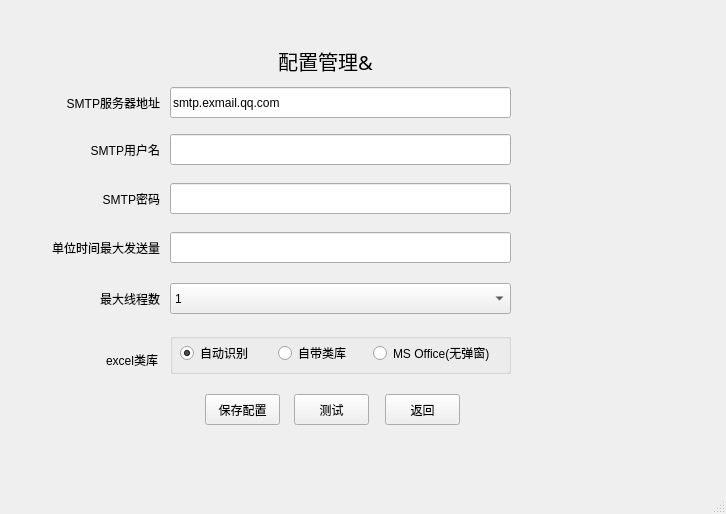
<?xml version="1.0" encoding="UTF-8"?>
<ui version="4.0">
 <class>ConfigSetting</class>
 <widget class="QMainWindow" name="ConfigSetting">
  <property name="geometry">
   <rect>
    <x>0</x>
    <y>0</y>
    <width>726</width>
    <height>514</height>
   </rect>
  </property>
  <property name="windowTitle">
   <string>配置管理</string>
  </property>
  <widget class="QWidget" name="centralwidget">
   <widget class="QPushButton" name="submitPushButton">
    <property name="geometry">
     <rect>
      <x>205</x>
      <y>394</y>
      <width>75</width>
      <height>31</height>
     </rect>
    </property>
    <property name="text">
     <string>保存配置</string>
    </property>
   </widget>
   <widget class="QLabel" name="titleLabel">
    <property name="geometry">
     <rect>
      <x>170</x>
      <y>40</y>
      <width>311</width>
      <height>41</height>
     </rect>
    </property>
    <property name="font">
     <font>
      <family>Microsoft YaHei</family>
      <pointsize>15</pointsize>
      <weight>50</weight>
      <italic>false</italic>
      <bold>false</bold>
     </font>
    </property>
    <property name="text">
     <string>配置管理&amp;</string>
    </property>
    <property name="alignment">
     <set>Qt::AlignCenter</set>
    </property>
   </widget>
   <widget class="QLabel" name="logoLabel">
    <property name="geometry">
     <rect>
      <x>80</x>
      <y>30</y>
      <width>81</width>
      <height>41</height>
     </rect>
    </property>
    <property name="styleSheet">
     <string notr="true">image: url(:/images/DDMC.PNG);</string>
    </property>
    <property name="text">
     <string/>
    </property>
   </widget>
   <widget class="QLabel" name="selectFileLabel">
    <property name="geometry">
     <rect>
      <x>39</x>
      <y>87</y>
      <width>121</width>
      <height>31</height>
     </rect>
    </property>
    <property name="text">
     <string>SMTP服务器地址</string>
    </property>
    <property name="alignment">
     <set>Qt::AlignRight|Qt::AlignTrailing|Qt::AlignVCenter</set>
    </property>
   </widget>
   <widget class="QLineEdit" name="serverLineEdit">
    <property name="geometry">
     <rect>
      <x>170</x>
      <y>87</y>
      <width>341</width>
      <height>31</height>
     </rect>
    </property>
    <property name="text">
     <string>smtp.exmail.qq.com</string>
    </property>
   </widget>
   <widget class="QLineEdit" name="userNameLineEdit">
    <property name="geometry">
     <rect>
      <x>170</x>
      <y>134</y>
      <width>341</width>
      <height>31</height>
     </rect>
    </property>
   </widget>
   <widget class="QLabel" name="smtpNameLabel">
    <property name="geometry">
     <rect>
      <x>69</x>
      <y>134</y>
      <width>91</width>
      <height>31</height>
     </rect>
    </property>
    <property name="text">
     <string>SMTP用户名</string>
    </property>
    <property name="alignment">
     <set>Qt::AlignRight|Qt::AlignTrailing|Qt::AlignVCenter</set>
    </property>
   </widget>
   <widget class="QLineEdit" name="passwordLineEdit">
    <property name="geometry">
     <rect>
      <x>170</x>
      <y>183</y>
      <width>341</width>
      <height>31</height>
     </rect>
    </property>
    <property name="echoMode">
     <enum>QLineEdit::Password</enum>
    </property>
   </widget>
   <widget class="QLabel" name="smtpPasswdLabel">
    <property name="geometry">
     <rect>
      <x>69</x>
      <y>183</y>
      <width>91</width>
      <height>31</height>
     </rect>
    </property>
    <property name="text">
     <string>SMTP密码</string>
    </property>
    <property name="alignment">
     <set>Qt::AlignRight|Qt::AlignTrailing|Qt::AlignVCenter</set>
    </property>
   </widget>
   <widget class="QLabel" name="maxProcessNumLabel">
    <property name="geometry">
     <rect>
      <x>69</x>
      <y>283</y>
      <width>91</width>
      <height>31</height>
     </rect>
    </property>
    <property name="text">
     <string>最大线程数</string>
    </property>
    <property name="alignment">
     <set>Qt::AlignRight|Qt::AlignTrailing|Qt::AlignVCenter</set>
    </property>
   </widget>
   <widget class="QPushButton" name="gobackButton">
    <property name="geometry">
     <rect>
      <x>385</x>
      <y>394</y>
      <width>75</width>
      <height>31</height>
     </rect>
    </property>
    <property name="text">
     <string>返回</string>
    </property>
   </widget>
   <widget class="QPushButton" name="testPushButton">
    <property name="geometry">
     <rect>
      <x>294</x>
      <y>394</y>
      <width>75</width>
      <height>31</height>
     </rect>
    </property>
    <property name="text">
     <string>测试</string>
    </property>
   </widget>
   <widget class="QComboBox" name="maxThreadCntComboBox">
    <property name="geometry">
     <rect>
      <x>170</x>
      <y>283</y>
      <width>341</width>
      <height>31</height>
     </rect>
    </property>
    <item>
     <property name="text">
      <string notr="true">1</string>
     </property>
    </item>
    <item>
     <property name="text">
      <string>10</string>
     </property>
    </item>
    <item>
     <property name="text">
      <string>50</string>
     </property>
    </item>
    <item>
     <property name="text">
      <string>120</string>
     </property>
    </item>
    <item>
     <property name="text">
      <string>150</string>
     </property>
    </item>
    <item>
     <property name="text">
      <string>200</string>
     </property>
    </item>
    <item>
     <property name="text">
      <string>500</string>
     </property>
    </item>
    <item>
     <property name="text">
      <string>1000</string>
     </property>
    </item>
   </widget>
   <widget class="QLabel" name="maxProcessPerPeriodLabel">
    <property name="geometry">
     <rect>
      <x>49</x>
      <y>232</y>
      <width>111</width>
      <height>31</height>
     </rect>
    </property>
    <property name="text">
     <string>单位时间最大发送量</string>
    </property>
    <property name="alignment">
     <set>Qt::AlignRight|Qt::AlignTrailing|Qt::AlignVCenter</set>
    </property>
   </widget>
   <widget class="QLineEdit" name="maxProcessPerPeriodLineEdit">
    <property name="geometry">
     <rect>
      <x>170</x>
      <y>232</y>
      <width>341</width>
      <height>31</height>
     </rect>
    </property>
    <property name="inputMethodHints">
     <set>Qt::ImhNone</set>
    </property>
    <property name="echoMode">
     <enum>QLineEdit::Normal</enum>
    </property>
   </widget>
   <widget class="QLabel" name="excelLibLabel">
    <property name="geometry">
     <rect>
      <x>67</x>
      <y>344</y>
      <width>91</width>
      <height>31</height>
     </rect>
    </property>
    <property name="text">
     <string>excel类库</string>
    </property>
    <property name="alignment">
     <set>Qt::AlignRight|Qt::AlignTrailing|Qt::AlignVCenter</set>
    </property>
   </widget>
   <widget class="QGroupBox" name="excelLibGroupBox">
    <property name="geometry">
     <rect>
      <x>170</x>
      <y>333</y>
      <width>341</width>
      <height>41</height>
     </rect>
    </property>
    <property name="title">
     <string/>
    </property>
    <widget class="QRadioButton" name="embbedLibRadioButton">
     <property name="geometry">
      <rect>
       <x>108</x>
       <y>12</y>
       <width>89</width>
       <height>16</height>
      </rect>
     </property>
     <property name="text">
      <string>自带类库</string>
     </property>
    </widget>
    <widget class="QRadioButton" name="autoCheckRadioButton">
     <property name="geometry">
      <rect>
       <x>10</x>
       <y>12</y>
       <width>89</width>
       <height>16</height>
      </rect>
     </property>
     <property name="text">
      <string>自动识别</string>
     </property>
     <property name="checked">
      <bool>true</bool>
     </property>
    </widget>
    <widget class="QRadioButton" name="msOfficeRadioButton">
     <property name="geometry">
      <rect>
       <x>203</x>
       <y>12</y>
       <width>131</width>
       <height>16</height>
      </rect>
     </property>
     <property name="text">
      <string>MS Office(无弹窗)</string>
     </property>
    </widget>
   </widget>
  </widget>
  <widget class="QMenuBar" name="menubar">
   <property name="geometry">
    <rect>
     <x>0</x>
     <y>0</y>
     <width>726</width>
     <height>23</height>
    </rect>
   </property>
  </widget>
  <widget class="QStatusBar" name="statusbar"/>
 </widget>
 <resources/>
 <connections/>
</ui>
